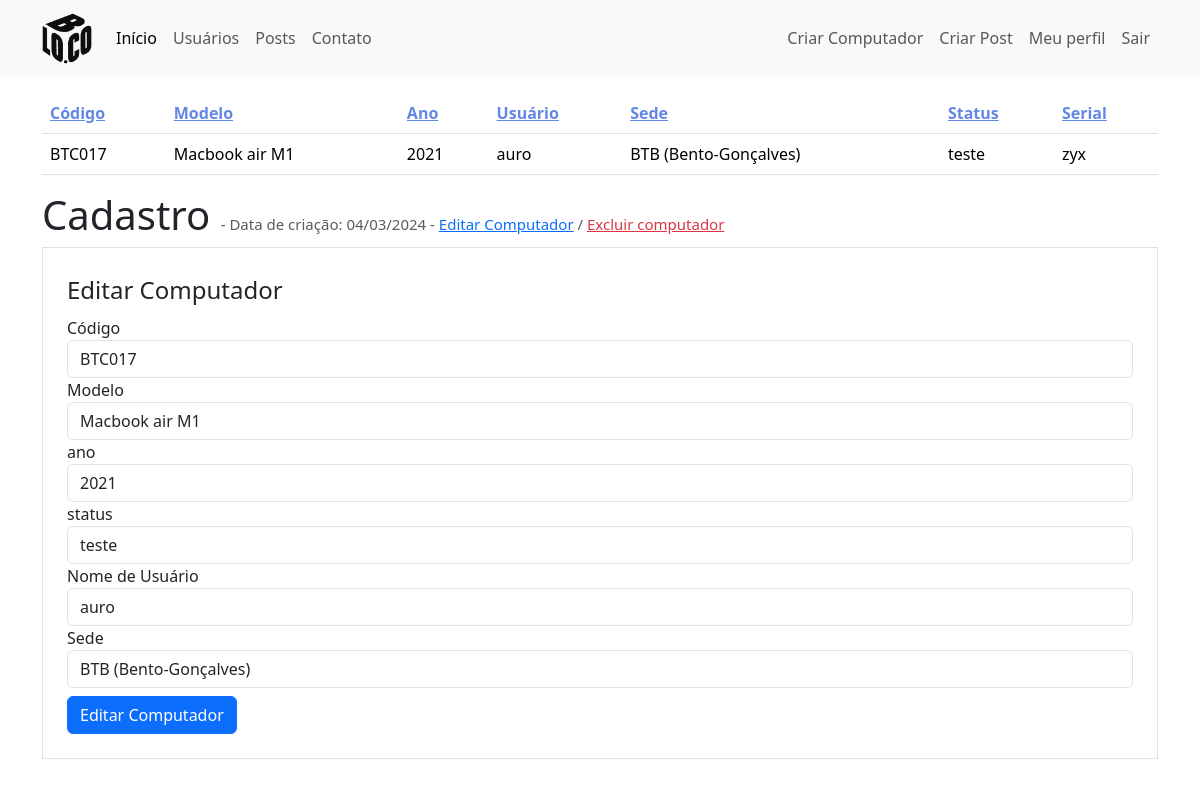
The page /computador/3 (signed in) on the database its author committed.
### organizacaocomputadores/models.py (models this page shows)
class Computador(database.Model):
    id = database.Column(database.Integer, primary_key=True)
    codigo = database.Column(database.String(20), nullable=False)
    modelo = database.Column(database.String(100), nullable=False)
    ano = database.Column(database.Integer, nullable=False)
    username = database.Column(database.String(50), nullable=False)
    sede = database.Column(database.String(100), nullable=False)
    status = database.Column(database.String(20), nullable=False)
    serial = database.Column(database.String(20), nullable=False)
    data_criacao = database.Column(database.DateTime, nullable=False, default=datetime.utcnow)
    id_usuario = database.Column(database.Integer, database.ForeignKey('usuario.id'), nullable=False)

### organizacaocomputadores/routes.py (the view)
@app.route('/computador/<computador_id>', methods=['GET', 'POST'])
@login_required
def exibir_computador(computador_id):
    computador = Computador.query.get(computador_id)
    if not computador:
        abort(404)  # Se o computador não existir, retorna 404
    if current_user != computador.autor:
        abort(403)  # Se o usuário não for o autor do computador, retorna 403
    form = FormEditarComputador(obj=computador)  # Preenche o formulário com os dados atuais do computador
    if request.method == 'POST' and form.validate():
        form.populate_obj(computador)  # Preenche o objeto computador com os dados do formulário
        database.session.commit()
        flash('Computador atualizado com sucesso!', 'alert-success')
        return redirect(url_for('home'))
    return render_template('computador.html', computador=computador, form=form)

### organizacaocomputadores/forms.py
class FormEditarComputador(FlaskForm):
        codigo = StringField('Código', validators=[DataRequired(), Length(6)])
        modelo = StringField('Modelo', validators=[DataRequired()])
        ano = StringField('ano', validators=[DataRequired(), Length(4)])
        username = StringField('Nome de Usuário', validators=[DataRequired()])
        sede = StringField('Sede', validators=[DataRequired()])
        status = StringField('status', validators=[DataRequired()])
        serial = StringField('serial', validators=[DataRequired()])
        botao_submit_editarcomputador = SubmitField('Editar Computador')

### organizacaocomputadores/models.py (called while the page is built)
@login_manager.user_loader
def load_usuario(id_usuario):
    return Usuario.query.get(int(id_usuario))

### organizacaocomputadores/templates/computador.html (shortened to what this page needs)
{% extends 'base.html' %}
{% block body %}
<div class="container mt-3">
    <table class="table">
        <thead>
            <tr>
                <th><a class="titulo" href="{{ url_for('home', order_by='codigo', sort_order=next_sort_order) }}">Código {% if order_by == 'codigo' %} {% if sort_order == 'asc' %}&uarr;{% else %}&darr;{% endif %} {% endif %}</a></th>
                <th><a class="titulo" href="{{ url_for('home', order_by='modelo', sort_order=next_sort_order) }}">Modelo {% if order_by == 'modelo' %} {% if sort_order == 'asc' %}&uarr;{% else %}&darr;{% endif %} {% endif %}</a></th>
                <th><a class="titulo" href="{{ url_for('home', order_by='ano', sort_order=next_sort_order) }}">Ano {% if order_by == 'ano' %} {% if sort_order == 'asc' %}&uarr;{% else %}&darr;{% endif %} {% endif %}</a></th>
                <th><a class="titulo" href="{{ url_for('home', order_by='username', sort_order=next_sort_order) }}">Usuário {% if order_by == 'username' %} {% if sort_order == 'asc' %}&uarr;{% else %}&darr;{% endif %} {% endif %}</a></th>
                <th><a class="titulo" href="{{ url_for('home', order_by='sede', sort_order=next_sort_order) }}">Sede {% if order_by == 'sede' %} {% if sort_order == 'asc' %}&uarr;{% else %}&darr;{% endif %} {% endif %}</a></th>
                <th><a class="titulo" href="{{ url_for('home', order_by='status', sort_order=next_sort_order) }}">Status {% if order_by == 'status' %} {% if sort_order == 'asc' %}&uarr;{% else %}&darr;{% endif %} {% endif %}</a></th>
                <th><a class="titulo" href="{{ url_for('home', order_by='serial', sort_order=next_sort_order) }}">Serial {% if order_by == 'serial' %} {% if sort_order == 'asc' %}&uarr;{% else %}&darr;{% endif %} {% endif %}</a></th>
            </tr>
        </thead>
        <tbody>
<tr>
    <td class="{% if computador.status == 'Livre' %}livre{% elif computador.status == 'Ativo' %}ativo{% endif %}">{{ computador.codigo }}</td>
    <td class="{% if computador.status == 'Livre' %}livre{% elif computador.status == 'Ativo' %}ativo{% endif %}">{{ computador.modelo }}</td>
    <td class="{% if computador.status == 'Livre' %}livre{% elif computador.status == 'Ativo' %}ativo{% endif %}">{{ computador.ano }}</td>
    <td class="{% if computador.status == 'Livre' %}livre{% elif computador.status == 'Ativo' %}ativo{% endif %}">{{ computador.username }}</td>
    <td class="{% if computador.status == 'Livre' %}livre{% elif computador.status == 'Ativo' %}ativo{% endif %}">{{ computador.sede }}</td>
    <td class="{% if computador.status == 'Livre' %}livre{% elif computador.status == 'Ativo' %}ativo{% endif %}">{{ computador.status }}</td>
    <td class="{% if computador.status == 'Livre' %}livre{% elif computador.status == 'Ativo' %}ativo{% endif %}">{{ computador.serial }}</td>
</tr>
        </tbody>
    </table>
</div>
{% if form %}
<div class="container">
    <h1>Cadastro
              <small class="text-muted data"> - Data de criação: {{ computador.data_criacao.strftime('%d/%m/%Y') }}
                    {% if form %}
                        - <a href="#form_editarcomputador">Editar Computador</a> / <a href="" class="text-danger" data-bs-toggle="modal" data-bs-target="#ExcluirComputador">Excluir computador</a>
                    {% endif %}
                </small>
    </h1>
        <div class="col">
            <form method="POST" id="form_editarcomputador" action="" class="border p-4 mt-2">
                <legend>Editar Computador</legend>
                <fieldset>
                    <div class="form-group">
                        {{ form.codigo.label (class="form-control-label")}}
                          {% if form.codigo.errors %}
                            {{ form.codigo (class="form-control is-invalid")}}
                        <div class="invalid-feedback">
                            {% for erro in form.codigo.errors %}
                                {{ erro }}
                            {% endfor %}
                            </div>
                        {% else %}
                            {{ form.codigo (class="form-control")}}
                        {% endif %}
                    </div>
                    <div class="form-group">
                        {{ form.modelo.label (class="form-control-label")}}
                        {% if form.modelo.errors %}
                            {{ form.modelo (class="form-control is-invalid")}}
                        <div class="invalid-feedback">
                            {% for erro in form.modelo.errors %}
                                {{ erro }}
                            {% endfor %}
                            </div>
                        {% else %}
                            {{ form.modelo (class="form-control")}}
                        {% endif %}
                    </div>
                     <div class="form-group">
                        {{ form.ano.label (class="form-control-label")}}
                        {% if form.ano.errors %}
                            {{ form.ano (class="form-control is-invalid")}}
                        <div class="invalid-feedback">
                            {% for erro in form.ano.errors %}
                                {{ erro }}
                            {% endfor %}
                            </div>
                        {% else %}
                            {{ form.ano (class="form-control")}}
                        {% endif %}
                    </div>
                     <div class="form-group">
                        {{ form.status.label (class="form-control-label")}}
                        {% if form.status.errors %}
                            {{ form.status (class="form-control is-invalid")}}
                        <div class="invalid-feedback">
                            {% for erro in form.status.errors %}
                                {{ erro }}
                            {% endfor %}
                            </div>
                        {% else %}
                            {{ form.status (class="form-control")}}
                        {% endif %}
                    </div>
                     <div class="form-group">
                        {{ form.username.label (class="form-control-label")}}
                          {% if form.username.errors %}
                            {{ form.username (class="form-control is-invalid")}}
                        <div class="invalid-feedback">
                            {% for erro in form.username.errors %}
                                {{ erro }}
                            {% endfor %}
                            </div>
                        {% else %}
                            {{ form.username (class="form-control")}}
                        {% endif %}
                    </div>
                    <div class="form-group">
                        {{ form.sede.label (class="form-control-label")}}
                          {% if form.sede.errors %}
                            {{ form.sede (class="form-control is-invalid")}}
                        <div class="invalid-feedback">
                            {% for erro in form.sede.errors %}
                                {{ erro }}
                            {% endfor %}
                            </div>
                        {% else %}
                            {{ form.sede (class="form-control")}}
                        {% endif %}
                    </div>
                    {{ form.botao_submit_editarcomputador (class="btn btn-primary mt-2")}}
                </fieldset>
            </form>
        </div>
    </div>
{% endif %}
{% endblock %}

### organizacaocomputadores/static/main.css (style rules this page uses)
.titulo { color:#6287e7 }
.data { font-size:15px }

### rows shown on the page
Computador: codigo "BTC017", modelo "Macbook air M1", ano "2021", username "auro", sede "BTB (Bento-Gonçalves)", status "teste", serial "zyx", data_criacao "04/03/2024"
